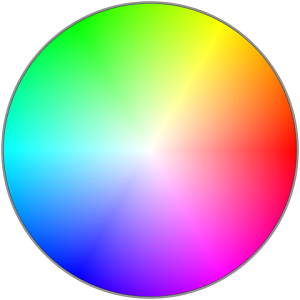
#> input picture AlphaBot2/Web-RGB/color_range.png, 300 x 300 px
$ python -i configuration.py   (imports and definitions only)
#> lines starting #> are read from the running program, lines starting #| are printed output that depends on the picture; after the words box and inside, x2 and y2 are one past the last pixel; in counts of white or black regions, pixels touching at a corner belong together
#> further down, picture is the input picture: shape (300, 300, 3); mean B, G, R 187.9, 187.9, 187.9
import cv2
import numpy as np

HUE_MIN = 35
HUE_MAX = 143
SAT_MIN = 30
SAT_MAX = 255
VAL_MIN = 194
VAL_MAX = 255


def empty(a):
    pass


def get_trackbars(img):
    cv2.namedWindow("TrackBars")
    cv2.resizeWindow("TrackBars", 640, 240)
    cv2.createTrackbar("Hue Min", "TrackBars", 35, 179, empty)
    cv2.createTrackbar("Hue Max", "TrackBars", 143, 179, empty)
    cv2.createTrackbar("Sat Min", "TrackBars", 0, 255, empty)
    cv2.createTrackbar("Sat Max", "TrackBars", 255, 255, empty)
    cv2.createTrackbar("Val Min", "TrackBars", 194, 255, empty)
    cv2.createTrackbar("Val Max", "TrackBars", 255, 255, empty)

    while True:
        imgHSV = cv2.cvtColor(img, cv2.COLOR_BGR2HSV)
#> imgHSV: shape (300, 300, 3); mean H, S, V 68.5, 128.1, 251.7

        h_min = cv2.getTrackbarPos("Hue Min", "TrackBars")
        h_max = cv2.getTrackbarPos("Hue Max", "TrackBars")
        s_min = cv2.getTrackbarPos("Sat Min", "TrackBars")
        s_max = cv2.getTrackbarPos("Sat Max", "TrackBars")
        v_min = cv2.getTrackbarPos("Val Min", "TrackBars")
        v_max = cv2.getTrackbarPos("Val Max", "TrackBars")
        # print(h_min, h_max, s_min, s_max, v_min, v_max)
        lower = np.array([h_min, s_min, v_min])
        upper = np.array([h_max, s_max, v_max])
        mask = cv2.inRange(imgHSV, lower, upper)
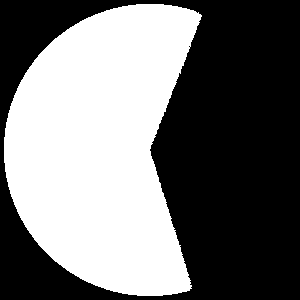
#> mask: shape (300, 300); 45.2% white; 1 white region, box (x1, y1, x2, y2) and area: (4, 4, 202, 296) 40700
        imgResult = cv2.bitwise_and(img, img, mask=mask)
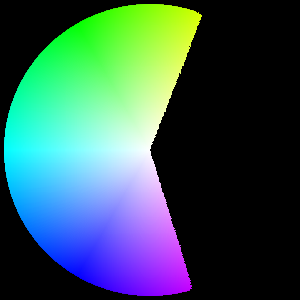
#> imgResult: shape (300, 300, 3); mean B, G, R 86.6, 88, 52.5

        cv2.imshow("Original", img)
        cv2.imshow("HSV", imgHSV)
        cv2.imshow("Mask", mask)
        cv2.imshow("Result", imgResult)
        cv2.waitKey(1)

>>> import cv2
>>> picture = cv2.imread('../AlphaBot2/Web-RGB/color_range.png')
>>> result = get_trackbars(picture)
